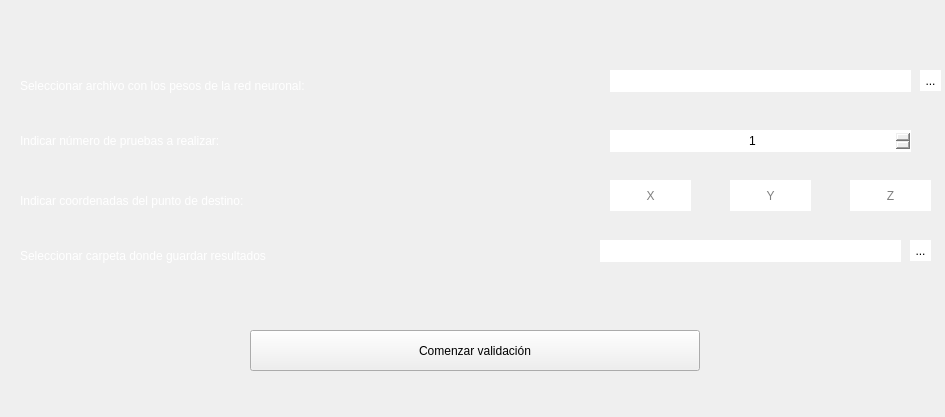
<?xml version="1.0" encoding="UTF-8"?>
<ui version="4.0">
 <class>MainWindow_valRed</class>
 <widget class="QMainWindow" name="MainWindow_valRed">
  <property name="geometry">
   <rect>
    <x>0</x>
    <y>0</y>
    <width>945</width>
    <height>417</height>
   </rect>
  </property>
  <property name="windowTitle">
   <string>Validar red neuronal</string>
  </property>
  <property name="windowIcon">
   <iconset resource="../imagenes/fondoPrincipal.qrc">
    <normaloff>:/cct/droneIcono.jpg</normaloff>:/cct/droneIcono.jpg</iconset>
  </property>
  <property name="styleSheet">
   <string notr="true">
border-image: url(:/cct/redNeuronalEntrenamiento.jpeg);</string>
  </property>
  <widget class="QWidget" name="centralwidget">
   <widget class="QPushButton" name="newTrain_2">
    <property name="geometry">
     <rect>
      <x>250</x>
      <y>330</y>
      <width>450</width>
      <height>41</height>
     </rect>
    </property>
    <property name="minimumSize">
     <size>
      <width>450</width>
      <height>41</height>
     </size>
    </property>
    <property name="maximumSize">
     <size>
      <width>450</width>
      <height>41</height>
     </size>
    </property>
    <property name="styleSheet">
     <string notr="true">border-image: url(:/cct/fondoBlanco.jpeg);
font: 75 22pt &quot;MS Shell Dlg 2&quot;;</string>
    </property>
    <property name="text">
     <string>Comenzar validación</string>
    </property>
   </widget>
   <widget class="QLineEdit" name="ruta_2">
    <property name="geometry">
     <rect>
      <x>610</x>
      <y>70</y>
      <width>301</width>
      <height>22</height>
     </rect>
    </property>
    <property name="styleSheet">
     <string notr="true">border-style:solid;
border-image:transparent;
background-color: rgb(255, 255, 255);
color: rgb(0, 0, 0);
font: 14pt &quot;MS Shell Dlg 2&quot;;</string>
    </property>
   </widget>
   <widget class="QPushButton" name="pushButton_2">
    <property name="geometry">
     <rect>
      <x>920</x>
      <y>70</y>
      <width>21</width>
      <height>21</height>
     </rect>
    </property>
    <property name="styleSheet">
     <string notr="true">border-style:solid;
border-image: url(:/cct/fondoBlanco.jpeg);
border-image:transparent;
background-color: rgb(255, 255, 255);
font: 14pt &quot;MS Shell Dlg 2&quot;;</string>
    </property>
    <property name="text">
     <string>...</string>
    </property>
   </widget>
   <widget class="QLabel" name="label_3">
    <property name="geometry">
     <rect>
      <x>20</x>
      <y>70</y>
      <width>551</width>
      <height>31</height>
     </rect>
    </property>
    <property name="autoFillBackground">
     <bool>false</bool>
    </property>
    <property name="styleSheet">
     <string notr="true">border-style:solid;
color: rgb(255, 255, 255);
font: 75 14pt &quot;MS Shell Dlg 2&quot;;
border-image:transparent;</string>
    </property>
    <property name="text">
     <string>Seleccionar archivo con los pesos de la red neuronal:</string>
    </property>
   </widget>
   <widget class="QLabel" name="label_4">
    <property name="geometry">
     <rect>
      <x>20</x>
      <y>120</y>
      <width>581</width>
      <height>41</height>
     </rect>
    </property>
    <property name="autoFillBackground">
     <bool>false</bool>
    </property>
    <property name="styleSheet">
     <string notr="true">border-style:solid;
color: rgb(255, 255, 255);
font: 75 14pt &quot;MS Shell Dlg 2&quot;;
border-image:transparent;</string>
    </property>
    <property name="text">
     <string>Indicar número de pruebas a realizar: </string>
    </property>
   </widget>
   <widget class="QSpinBox" name="steps_2">
    <property name="geometry">
     <rect>
      <x>610</x>
      <y>130</y>
      <width>301</width>
      <height>22</height>
     </rect>
    </property>
    <property name="styleSheet">
     <string notr="true">border-style:solid;
border-image:transparent;
color: rgb(0, 0, 0);
font: 14pt &quot;MS Shell Dlg 2&quot;;</string>
    </property>
    <property name="alignment">
     <set>Qt::AlignCenter</set>
    </property>
    <property name="minimum">
     <number>1</number>
    </property>
   </widget>
   <widget class="QLabel" name="label_5">
    <property name="geometry">
     <rect>
      <x>20</x>
      <y>180</y>
      <width>581</width>
      <height>41</height>
     </rect>
    </property>
    <property name="autoFillBackground">
     <bool>false</bool>
    </property>
    <property name="styleSheet">
     <string notr="true">border-style:solid;
color: rgb(255, 255, 255);
font: 75 14pt &quot;MS Shell Dlg 2&quot;;
border-image:transparent;</string>
    </property>
    <property name="text">
     <string>Indicar coordenadas del punto de destino:</string>
    </property>
   </widget>
   <widget class="QLineEdit" name="ruta_3">
    <property name="geometry">
     <rect>
      <x>610</x>
      <y>180</y>
      <width>81</width>
      <height>31</height>
     </rect>
    </property>
    <property name="styleSheet">
     <string notr="true">border-style:solid;
border-image:transparent;
background-color: rgb(255, 255, 255);
color: rgb(0, 0, 0);
font: 14pt &quot;MS Shell Dlg 2&quot;;</string>
    </property>
    <property name="alignment">
     <set>Qt::AlignCenter</set>
    </property>
    <property name="placeholderText">
     <string>X</string>
    </property>
   </widget>
   <widget class="QLineEdit" name="ruta_4">
    <property name="geometry">
     <rect>
      <x>730</x>
      <y>180</y>
      <width>81</width>
      <height>31</height>
     </rect>
    </property>
    <property name="styleSheet">
     <string notr="true">border-style:solid;
border-image:transparent;
background-color: rgb(255, 255, 255);
color: rgb(0, 0, 0);
font: 14pt &quot;MS Shell Dlg 2&quot;;</string>
    </property>
    <property name="alignment">
     <set>Qt::AlignCenter</set>
    </property>
    <property name="placeholderText">
     <string>Y</string>
    </property>
   </widget>
   <widget class="QLineEdit" name="ruta_5">
    <property name="geometry">
     <rect>
      <x>850</x>
      <y>180</y>
      <width>81</width>
      <height>31</height>
     </rect>
    </property>
    <property name="styleSheet">
     <string notr="true">border-style:solid;
border-image:transparent;
background-color: rgb(255, 255, 255);
color: rgb(0, 0, 0);
font: 14pt &quot;MS Shell Dlg 2&quot;;</string>
    </property>
    <property name="alignment">
     <set>Qt::AlignCenter</set>
    </property>
    <property name="placeholderText">
     <string>Z</string>
    </property>
   </widget>
   <widget class="QPushButton" name="buscarCarpetaResultados">
    <property name="geometry">
     <rect>
      <x>910</x>
      <y>240</y>
      <width>21</width>
      <height>21</height>
     </rect>
    </property>
    <property name="styleSheet">
     <string notr="true">border-style:solid;
border-image: url(:/cct/fondoBlanco.jpeg);
border-image:transparent;
background-color: rgb(255, 255, 255);
font: 14pt &quot;MS Shell Dlg 2&quot;;</string>
    </property>
    <property name="text">
     <string>...</string>
    </property>
   </widget>
   <widget class="QLabel" name="label_6">
    <property name="geometry">
     <rect>
      <x>20</x>
      <y>240</y>
      <width>551</width>
      <height>31</height>
     </rect>
    </property>
    <property name="autoFillBackground">
     <bool>false</bool>
    </property>
    <property name="styleSheet">
     <string notr="true">border-style:solid;
color: rgb(255, 255, 255);
font: 75 14pt &quot;MS Shell Dlg 2&quot;;
border-image:transparent;</string>
    </property>
    <property name="text">
     <string>Seleccionar carpeta donde guardar resultados</string>
    </property>
   </widget>
   <widget class="QLineEdit" name="carpetaResultados">
    <property name="geometry">
     <rect>
      <x>600</x>
      <y>240</y>
      <width>301</width>
      <height>22</height>
     </rect>
    </property>
    <property name="styleSheet">
     <string notr="true">border-style:solid;
border-image:transparent;
background-color: rgb(255, 255, 255);
color: rgb(0, 0, 0);
font: 14pt &quot;MS Shell Dlg 2&quot;;</string>
    </property>
   </widget>
  </widget>
 </widget>
 <resources>
  <include location="../imagenes/fondoPrincipal.qrc"/>
 </resources>
 <connections/>
</ui>
